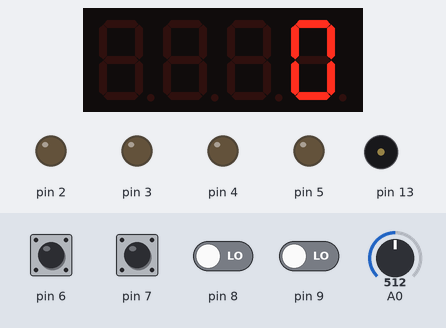
This sketch was run on a simulated Arduino Uno, built with avr-gcc and run on an emulated ATmega328P. On the bench: 4-digit seven-segment display, output pins drawn as LEDs (lit = HIGH), buzzer (waves = sounding). Inputs (shaded band) come from the test bench; at power-on: pin 6–9 LOW, A0 = 512. Random numbers use the default seed unless the sketch sets one. At 5.3 s the program stops and its outputs stay as they are.

Above: at 1.9 s.
2.0 s: pin 6 pulled HIGH for 0.15 s
At 3.0 s:
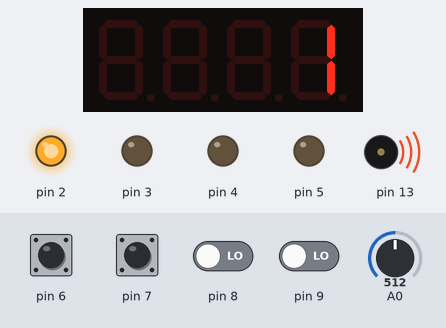
At 3.7 s:
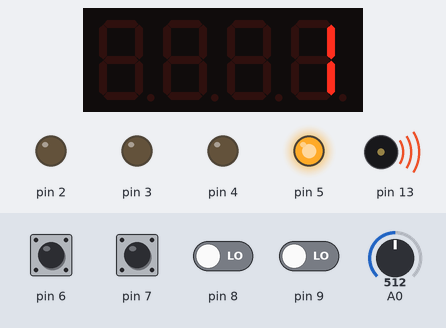
5.1 s: pin 7 pulled HIGH for 0.15 s
At 6.4 s:
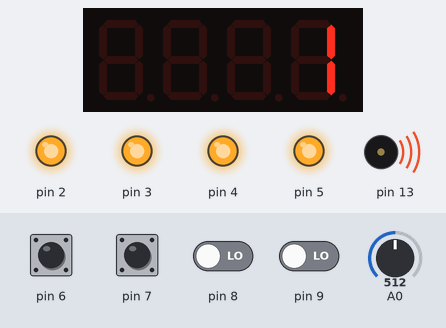
Timing chart, 0 to 6.8 s (numbered marks = the images above; inputs shaded):
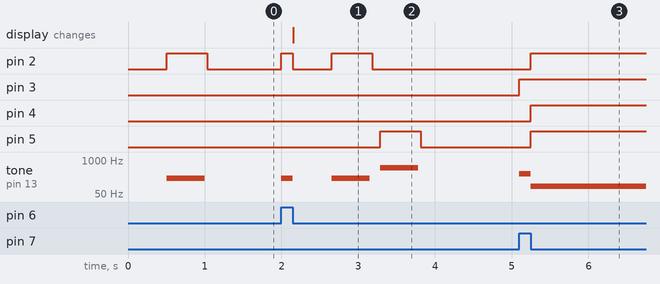

Measured:
- after the input at 2.0 s, pin 2: LOW → HIGH at once, → LOW 0.15 s later, → HIGH 0.50 s later, → LOW 0.53 s later; pin 5: LOW → HIGH after 1.3 s, → LOW 0.53 s later; tone on pin 13: plays 200 Hz for 0.15 s, 200 Hz for 0.50 s, 500 Hz for 0.50 s, starting at once; the display: changes after 0.15 s (image 1)
- after the input at 5.1 s, pin 2, pin 4, pin 5: LOW → HIGH after 0.15 s; pin 3: LOW → HIGH at once; tone on pin 13: silent → 300 Hz at once, → 100 Hz 0.15 s later

The sketch:

Simon_code.ino
```cpp
// C++ code
//
#include "Adafruit_LEDBackpack.h"

const int seqLen = 200;
int sequence[seqLen];
int i = 0;
int score = 0;

bool redPressed = false;
bool greenPressed = false;
bool yellowPressed = false;
bool bluePressed = false;

Adafruit_7segment led_display1 = Adafruit_7segment();

void setup()
{
  led_display1.begin(112);
  /*Serial.begin(9600);
  Serial.print("\n\n\n\n\n");*/

  pinMode(A0,INPUT);
  pinMode(2, OUTPUT);
  pinMode(3, OUTPUT);
  pinMode(4, OUTPUT);
  pinMode(5, OUTPUT);
  pinMode(6, INPUT);
  pinMode(7, INPUT);
  pinMode(8, INPUT);
  pinMode(9, INPUT);

  randomSeed(analogRead(1));

  //showSequence();
}

void loop()
{
  //led_display1.show(score);

  led_display1.println(score);
  led_display1.writeDisplay();

  sequence[score] = random(2,6);//pins 2-5, LEDS

  showSequence();

  for (i = 0; i <= score; i++)
  {
    int lastPressed = awaitButton();
    Serial.print(lastPressed);

    if (lastPressed != sequence[i])
    { //Game Over Logic
      digitalWrite(2,HIGH);
      digitalWrite(3,HIGH);
      digitalWrite(4,HIGH);
      digitalWrite(5,HIGH);
      tone(13, 100);
      while (true){}
    }
  }
  score++;

}

void showSequence()
{
  delay(500);
  for (i = 0; i <= score; i++)
  {
    digitalWrite(sequence[i],HIGH);
    tone(13, sequence[i] * 100, 500);
    delay(analogRead(A0) + 20);
    digitalWrite(sequence[i],LOW);
    delay(100);
  }
}


//this will halt the program until a button is pressed
//when a button is pressed, it will return its corresponding LED

//this is a bit of a clunky way to implement it,
//but it flashes the corresponding LED when a button is pressed
//and deals with debounce.

//I wish I could clean this code up, but when I tried
//TinkerCAD gave me an 'invalid header file' error for no reason
//Literally, it was working and then randomly stopped. Too bad!
int awaitButton()
{
  while (true)
  {
  	if (digitalRead(6) == HIGH && redPressed == false)
    {
      	digitalWrite(2,HIGH);
      	redPressed = true;
      	tone(13,200);

      	while (digitalRead(6) == HIGH)
        {//this empty loops halts the program untill
        }//the button is unpressed.
      	noTone(13);
        digitalWrite(2,LOW);
        redPressed = false;
        return 2;
    }

    if (digitalRead(7) == HIGH && greenPressed == false)
    {
      	digitalWrite(3,HIGH);
      	greenPressed = true;
      tone(13,300);

      	while (digitalRead(7) == HIGH)
        {
        }
        noTone(13);
        digitalWrite(3,LOW);
        greenPressed = false;
        return 3;
    }

    if (digitalRead(8) == HIGH && greenPressed == false)
    {
      	digitalWrite(4,HIGH);
      	yellowPressed = true;
      tone(13,400);

      	while (digitalRead(8) == HIGH)
        {
        }
        noTone(13);
        digitalWrite(4,LOW);
        yellowPressed = false;
        return 4;
    }

    if (digitalRead(9) == HIGH && bluePressed == false)
    {
      	digitalWrite(5,HIGH);
      	bluePressed = true;
        tone(13,500);

      	while (digitalRead(9) == HIGH)
        {
        }
        noTone(13);
        digitalWrite(5,LOW);
        bluePressed = false;
        return 5;
    }
  }
}
```
